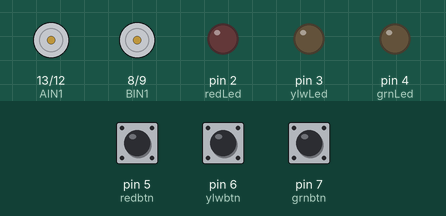
Bench run of a sketch on a simulated Arduino Uno, built with avr-gcc and run on an emulated ATmega328P. Shown: motor-driver pin pairs drawn as motors (green arrow = first pin HIGH = forward, orange = second pin HIGH = backward, longer = more drive, scaled by the enable pin), output pins drawn as LEDs (lit = HIGH). Inputs (shaded band) come from the test bench; at power-on: pin 5 (redbtn) HIGH, pin 6 (ylwbtn) HIGH, pin 7 (grnbtn) HIGH. What the sketch prints to the serial monitor is not drawn.

Above: at 2.2 s.
2.3 s: pin 5 (redbtn) pulled LOW for 3.2 s
At 3.1 s:
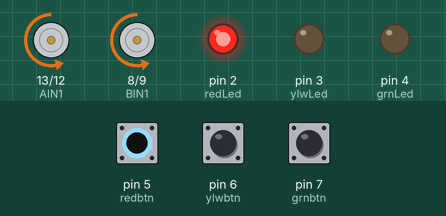
7.8 s: pin 6 (ylwbtn) pulled LOW for 0.15 s
At 8.6 s:
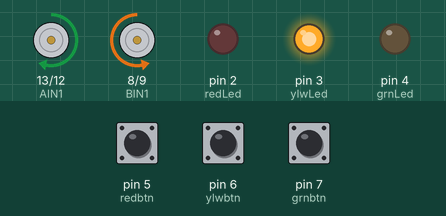
10.3 s: pin 7 (grnbtn) pulled LOW for 0.15 s
At 10.8 s:
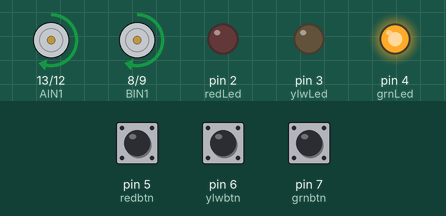
12.8 s: pin 7 (grnbtn) pulled LOW for 3.2 s
At 17.3 s:
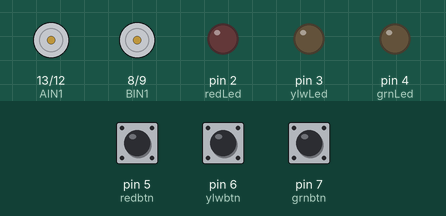
17.5 s: pin 6 (ylwbtn) pulled LOW for 3.2 s
At 18.3 s:
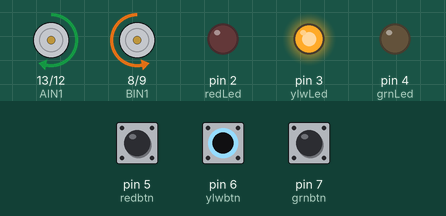
22.2 s: pin 5 (redbtn) driven LOW and pin 6 (ylwbtn) driven LOW and pin 7 (grnbtn) driven LOW
At 24.0 s:
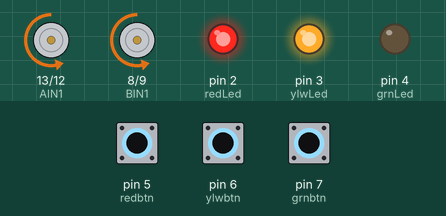
Timing chart, 0 to 30.7 s (numbered marks = the images above; inputs shaded):
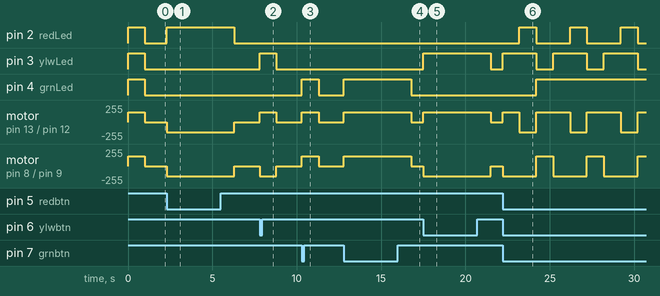

Measured:
- after the input at 2.3 s, pin 2 (redLed): LOW → HIGH at once, → LOW 4.0 s later; motor on pin 13 (AIN1) / pin 12 (AIN2), motor on pin 8 (BIN1) / pin 9 (BIN2): stopped → backward 150/255 at once, → stopped 4.0 s later
- after the input at 7.8 s, pin 3 (ylwLed): LOW → HIGH at once, → LOW 1.0 s later; motor on pin 13 (AIN1) / pin 12 (AIN2): stopped → forward 150/255 at once, → stopped 1.0 s later; motor on pin 8 (BIN1) / pin 9 (BIN2): stopped → backward 150/255 at once, → stopped 1.0 s later
- after the input at 10.3 s, pin 4 (grnLed): LOW → HIGH at once, → LOW 1.0 s later; motor on pin 13 (AIN1) / pin 12 (AIN2), motor on pin 8 (BIN1) / pin 9 (BIN2): stopped → forward 150/255 at once, → stopped 1.0 s later
- after the input at 12.8 s, pin 4 (grnLed): LOW → HIGH at once, → LOW 4.0 s later; motor on pin 13 (AIN1) / pin 12 (AIN2), motor on pin 8 (BIN1) / pin 9 (BIN2): stopped → forward 150/255 at once, → stopped 4.0 s later
- after the input at 17.5 s, pin 3 (ylwLed): LOW → HIGH at once, → LOW 4.0 s later; motor on pin 13 (AIN1) / pin 12 (AIN2): stopped → forward 150/255 at once, → stopped 4.0 s later; motor on pin 8 (BIN1) / pin 9 (BIN2): stopped → backward 150/255 at once, → stopped 4.0 s later
- after the input at 22.2 s, pin 2 (redLed): alternates HIGH for 1.0 s and LOW for 2.0 s, starting after 1.0 s; pin 3 (ylwLed): alternates HIGH for 2.0 s and LOW for 1.0 s, starting at once

The sketch:

LilyBot_LilyButtonMotion.ino
```cpp
/*
  LilyBot-LilyButtonMotion.ino
  This code will use a red, green, and yellow button to
  drive the robot forward, reverse, and spin while turning on
  red, yellow, and green buttons.
*/

/* Hardware Connections */
//the right motor will be controlled by the motor A pins on the motor driver
const int AIN1 = 13;  //control pin 1 on the motor driver for the right motor
const int AIN2 = 12;  //control pin 2 on the motor driver for the right motor
const int PWMA = 11;  //speed control pin on the motor driver for the right motor

//the left motor will be controlled by the motor B pins on the motor driver
const int PWMB = 10;  //speed control pin on the motor driver for the left motor
const int BIN2 = 9;   //control pin 2 on the motor driver for the left motor
const int BIN1 = 8;   //control pin 1 on the motor driver for the left motor
const int grnbtn = 7;
const int ylwbtn = 6;
const int redbtn = 5;
const int grnLed = 4;
const int ylwLed = 3;
const int redLed = 2;

const int waittime = 1000;  //movement delay

float distance = 0;  //variable to store the distance measured by the distance sensor

//robot behavior variables
int backupTime = 300;  //amount of time that the robot will back up when it senses an object
int turnTime = 200;    //amount that the robot will turn once it has backed up
int oneSecond = 1000;  //one second variable
int robotSpeed = 150;

/********************************************************************************/
void setup() {
  //this function only runs once

  pinMode(grnbtn, INPUT_PULLUP);  //set this as a pullup to sense whether the switch is flipped
  pinMode(ylwbtn, INPUT_PULLUP);  //set this as a pullup to sense whether the switch is flipped
  pinMode(redbtn, INPUT_PULLUP);  //set this as a pullup to sense whether the switch is flipped

  pinMode(redLed, OUTPUT);
  pinMode(grnLed, OUTPUT);
  pinMode(ylwLed, OUTPUT);

  //set the motor control pins as outputs
  pinMode(AIN1, OUTPUT);
  pinMode(AIN2, OUTPUT);
  pinMode(PWMA, OUTPUT);

  pinMode(BIN1, OUTPUT);
  pinMode(BIN2, OUTPUT);
  pinMode(PWMB, OUTPUT);

  forward();
  ALL_LEDS_ON();
  delay(1000);
  ALL_LEDS_OFF();
  stop();


  Serial.begin(9600);                       //begin serial communication with the computer
  Serial.print("To infinity and beyond!");  //test the serial connection
}


/********************************************************************************/
void loop() {
  if (digitalRead(grnbtn) == LOW) {
    forward();
    digitalWrite(grnLed, HIGH);
    delay(waittime);
    stop();
  }
  if (digitalRead(ylwbtn) == LOW) {
    spin(1);
    digitalWrite(ylwLed, HIGH);
    delay(waittime);
    stop();
  }
  if (digitalRead(redbtn) == LOW) {
    reverse();
    digitalWrite(redLed, HIGH);
    delay(waittime);
    stop();
  }
  LedsOff();
}

void LedsOff() {
  digitalWrite(redLed, LOW);
  digitalWrite(ylwLed, LOW);
  digitalWrite(grnLed, LOW);
}

//robot stop function
void stop() {
  //left motor stop
  digitalWrite(AIN1, LOW);  //set pin 1 to low
  digitalWrite(AIN2, LOW);  //set pin 2 to low
  //right motor stop
  digitalWrite(BIN1, LOW);  //set pin 1 to low
  digitalWrite(BIN2, LOW);  //set pin 2 to low
}

//robot forward function
void forward() {
  //left motor CCW
  digitalWrite(AIN1, HIGH);  //set pin 1 to high
  digitalWrite(AIN2, LOW);   //set pin 2 to low
  //right motor CW
  digitalWrite(BIN1, HIGH);  //set pin 1 to low
  digitalWrite(BIN2, LOW);   //set pin 2 to high
  //set motor speeds
  analogWrite(PWMA, abs(robotSpeed));  //set forward speed
  analogWrite(PWMB, abs(robotSpeed));  //set forward speed
}

//robot reverse function
void reverse() {
  //left motor CW
  digitalWrite(AIN1, LOW);   //set pin 1 to low
  digitalWrite(AIN2, HIGH);  //set pin 2 to high
  //right motor CCW
  digitalWrite(BIN1, LOW);   //set pin 1 to low
  digitalWrite(BIN2, HIGH);  //set pin 2 to high
  //set motor speeds
  analogWrite(PWMA, abs(robotSpeed));  //set reverse speed
  analogWrite(PWMB, abs(robotSpeed));  //set reverse speed
}

//robot spin function in specified direction 1 CW, 0 CCW
void spin(int dir) {
  if (dir) {
    //left motor CW
    digitalWrite(AIN1, HIGH);  //set pin 1 to low
    digitalWrite(AIN2, LOW);   //set pin 2 to high
    //right motor CW
    digitalWrite(BIN1, LOW);   //set pin 1 to low
    digitalWrite(BIN2, HIGH);  //set pin 2 to high
  } else {
    //left motor CCW
    digitalWrite(AIN1, LOW);   //set pin 1 to low
    digitalWrite(AIN2, HIGH);  //set pin 2 to high
    //right motor CCW
    digitalWrite(BIN1, HIGH);  //set pin 1 to low
    digitalWrite(BIN2, LOW);   //set pin 2 to high
  }
  //set motor speeds
  analogWrite(PWMA, abs(robotSpeed));  //set left speed
  analogWrite(PWMB, abs(robotSpeed));  //set right speed
}
// turn LEDS off function
void ALL_LEDS_OFF() {
  digitalWrite(grnLed, LOW);
  digitalWrite(ylwLed, LOW);
  digitalWrite(redLed, LOW);
}

// all LEDS ON
void ALL_LEDS_ON() {
  digitalWrite(grnLed, HIGH);
  digitalWrite(ylwLed, HIGH);
  digitalWrite(redLed, HIGH);
}
```
